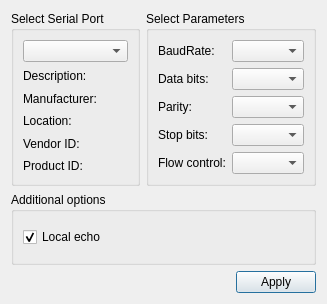
<?xml version="1.0" encoding="UTF-8"?>
<ui version="4.0">
 <class>SettingsDialog</class>
 <widget class="QDialog" name="SettingsDialog">
  <property name="geometry">
   <rect>
    <x>0</x>
    <y>0</y>
    <width>327</width>
    <height>304</height>
   </rect>
  </property>
  <property name="windowTitle">
   <string>Settings</string>
  </property>
  <property name="windowIcon">
   <iconset resource="logo.qrc">
    <normaloff>:/logo/logo</normaloff>:/logo/logo</iconset>
  </property>
  <layout class="QGridLayout" name="gridLayout_3">
   <item row="0" column="1">
    <widget class="QGroupBox" name="parametersBox">
     <property name="title">
      <string>Select Parameters</string>
     </property>
     <layout class="QGridLayout" name="gridLayout_2">
      <item row="0" column="0">
       <widget class="QLabel" name="baudRateLabel">
        <property name="text">
         <string>BaudRate:</string>
        </property>
       </widget>
      </item>
      <item row="0" column="1">
       <widget class="QComboBox" name="baudRateBox"/>
      </item>
      <item row="1" column="0">
       <widget class="QLabel" name="dataBitsLabel">
        <property name="text">
         <string>Data bits:</string>
        </property>
       </widget>
      </item>
      <item row="1" column="1">
       <widget class="QComboBox" name="dataBitsBox"/>
      </item>
      <item row="2" column="0">
       <widget class="QLabel" name="parityLabel">
        <property name="text">
         <string>Parity:</string>
        </property>
       </widget>
      </item>
      <item row="2" column="1">
       <widget class="QComboBox" name="parityBox"/>
      </item>
      <item row="3" column="0">
       <widget class="QLabel" name="stopBitsLabel">
        <property name="text">
         <string>Stop bits:</string>
        </property>
       </widget>
      </item>
      <item row="3" column="1">
       <widget class="QComboBox" name="stopBitsBox"/>
      </item>
      <item row="4" column="0">
       <widget class="QLabel" name="flowControlLabel">
        <property name="text">
         <string>Flow control:</string>
        </property>
       </widget>
      </item>
      <item row="4" column="1">
       <widget class="QComboBox" name="flowControlBox"/>
      </item>
     </layout>
    </widget>
   </item>
   <item row="0" column="0">
    <widget class="QGroupBox" name="selectBox">
     <property name="title">
      <string>Select Serial Port</string>
     </property>
     <layout class="QGridLayout" name="gridLayout">
      <item row="0" column="0">
       <widget class="QComboBox" name="serialPortInfoListBox"/>
      </item>
      <item row="1" column="0">
       <widget class="QLabel" name="descriptionLabel">
        <property name="text">
         <string>Description:</string>
        </property>
       </widget>
      </item>
      <item row="2" column="0">
       <widget class="QLabel" name="manufacturerLabel">
        <property name="text">
         <string>Manufacturer:</string>
        </property>
       </widget>
      </item>
      <item row="3" column="0">
       <widget class="QLabel" name="locationLabel">
        <property name="text">
         <string>Location:</string>
        </property>
       </widget>
      </item>
      <item row="4" column="0">
       <widget class="QLabel" name="vidLabel">
        <property name="text">
         <string>Vendor ID:</string>
        </property>
       </widget>
      </item>
      <item row="5" column="0">
       <widget class="QLabel" name="pidLabel">
        <property name="text">
         <string>Product ID:</string>
        </property>
       </widget>
      </item>
     </layout>
    </widget>
   </item>
   <item row="2" column="0" colspan="2">
    <layout class="QHBoxLayout" name="horizontalLayout">
     <item>
      <spacer name="horizontalSpacer">
       <property name="orientation">
        <enum>Qt::Horizontal</enum>
       </property>
       <property name="sizeHint" stdset="0">
        <size>
         <width>96</width>
         <height>20</height>
        </size>
       </property>
      </spacer>
     </item>
     <item>
      <widget class="QPushButton" name="applyButton">
       <property name="text">
        <string>Apply</string>
       </property>
      </widget>
     </item>
    </layout>
   </item>
   <item row="1" column="0" colspan="2">
    <widget class="QGroupBox" name="additionalOptionsGroupBox">
     <property name="title">
      <string>Additional options</string>
     </property>
     <layout class="QVBoxLayout" name="verticalLayout">
      <item>
       <widget class="QCheckBox" name="localEchoCheckBox">
        <property name="text">
         <string>Local echo</string>
        </property>
        <property name="checked">
         <bool>true</bool>
        </property>
       </widget>
      </item>
     </layout>
    </widget>
   </item>
  </layout>
 </widget>
 <resources>
  <include location="logo.qrc"/>
 </resources>
 <connections/>
</ui>
